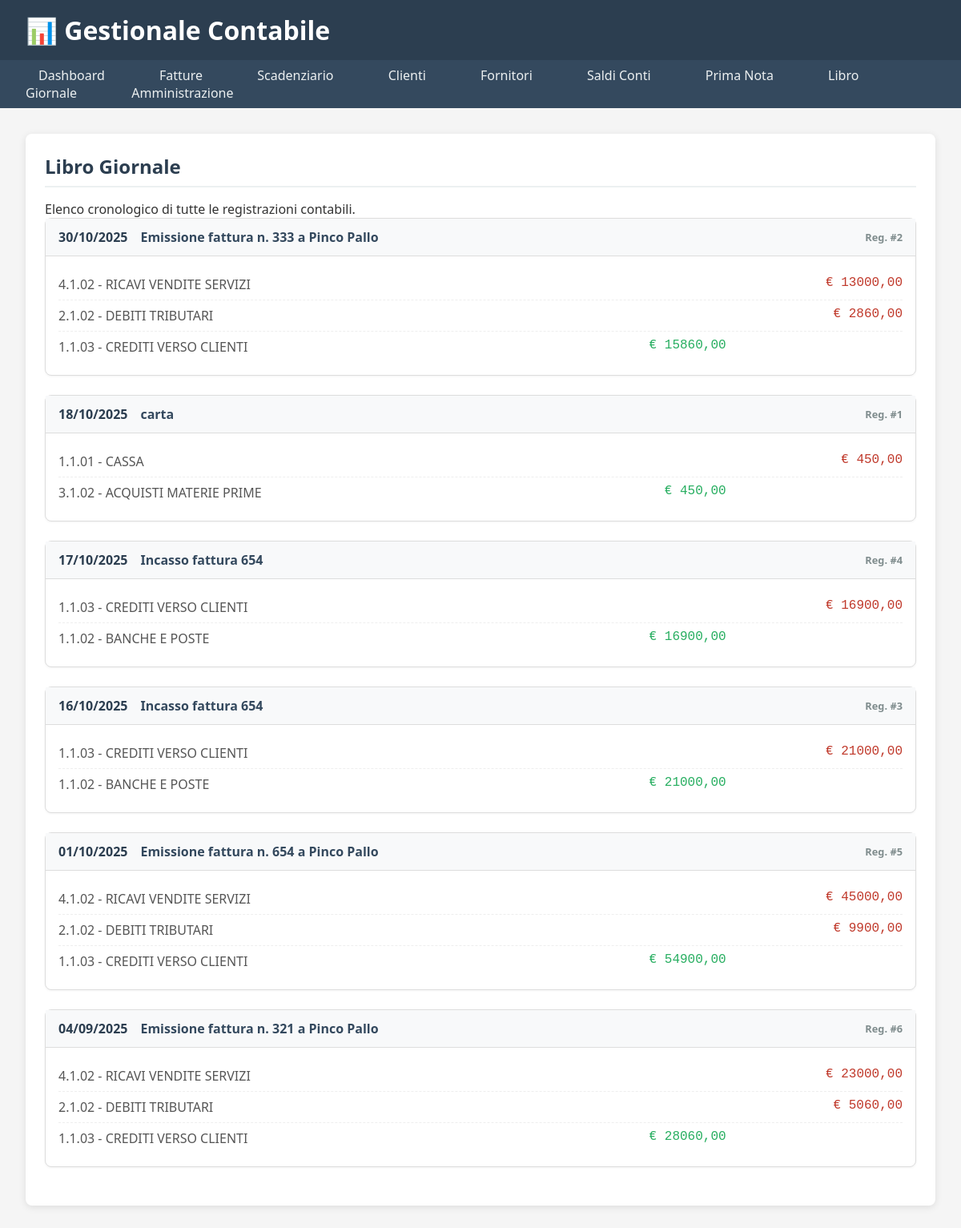
/tesoreria/movimenti/, run on an earlier commit of the app's database.
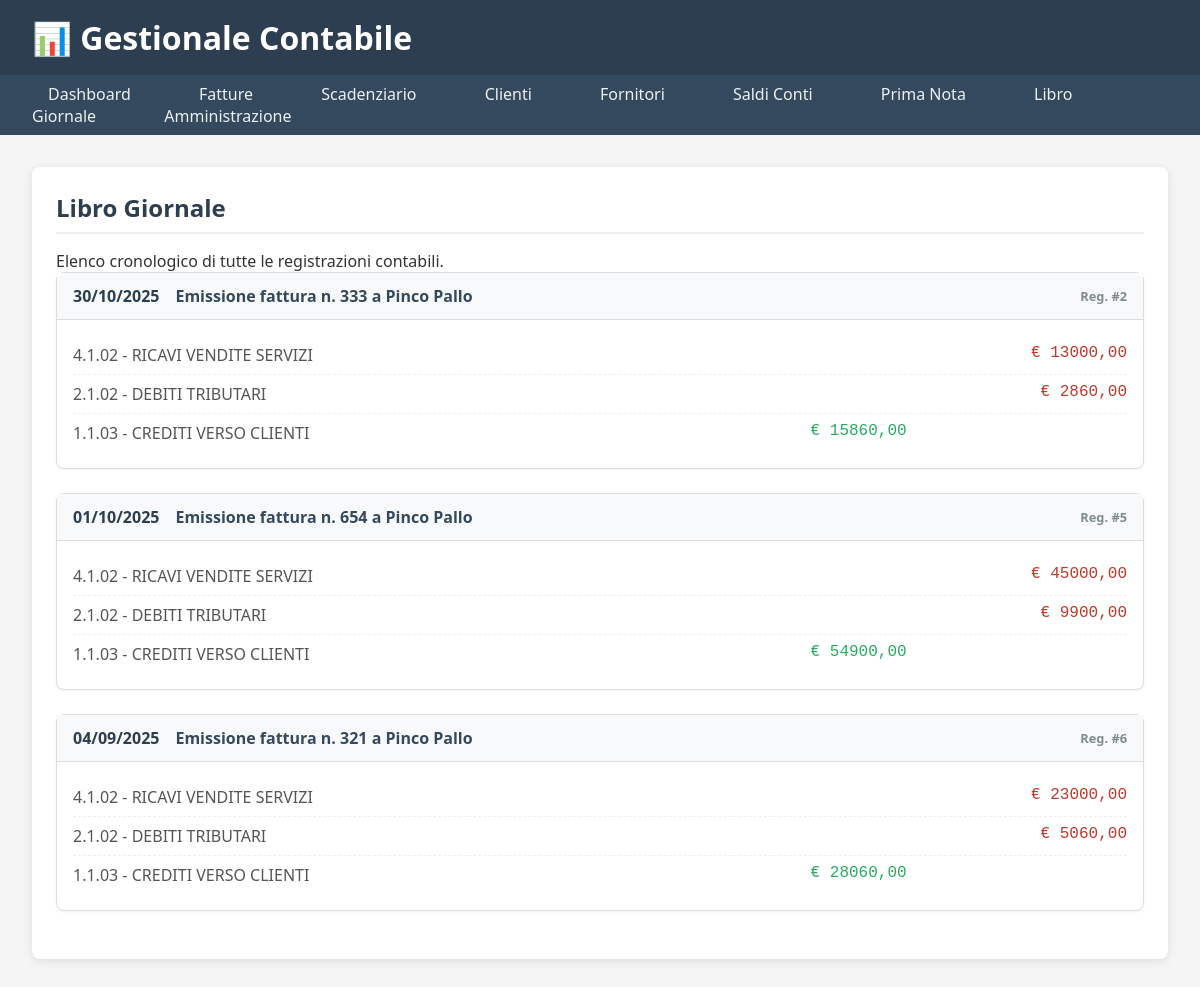
And on a later commit of the database.
### contabilita/models.py (models this page shows, shortened)
class RegistrazioneContabile(models.Model):
    data_registrazione = models.DateField(
        verbose_name="Data Registrazione",
        help_text="Data della operazione contabile"
    )
    descrizione = models.TextField(
        verbose_name="Descrizione Operazione",
        help_text="Descrizione dettagliata dell'operazione"
    )
    METODO_PAGAMENTO = [
        ('bonifico', 'Bonifico Bancario'),
        ('assegno', 'Assegno'),
        ('contanti', 'Contanti'),
        ('altro', 'Altro'),
    ]
    metodo_pagamento = models.CharField(
        max_length=10,
        choices=METODO_PAGAMENTO,
        default='bonifico',
        verbose_name="Metodo di Pagamento"
    )
    riferimento = models.CharField(
        max_length=50,
        blank=True,
        verbose_name="Riferimento Documento",
        help_text="Numero fattura, bolletta, etc."
    )
    STATO_REGISTRAZIONE = [
        ('bozza', 'Bozza'),
        ('registrata', 'Registrata'),
        ('stornata', 'Stornata'),
    ]
    stato = models.CharField(
        max_length=10,
        choices=STATO_REGISTRAZIONE,
        default='bozza',
        verbose_name="Stato Registrazione"
    )
    created_at = models.DateTimeField(auto_now_add=True)
    updated_at = models.DateTimeField(auto_now=True)
    def totale_registrazione(self):
        """Calcola il totale della registrazione (somma dei movimenti in Dare)."""
        return sum(mov.importo for mov in self.movimenti.filter(tipo_movimento='dare'))
    totale_registrazione.short_description = "Totale"
    totale_registrazione.admin_order_field = 'movimenti__importo' # Permette un ordinamento approssimativo
    class Meta:
        verbose_name = "Registrazione Contabile"
        verbose_name_plural = "Registrazioni Contabili"
        ordering = ['-data_registrazione', '-created_at']

class MovimentoContabile(models.Model):
    registrazione = models.ForeignKey(
        RegistrazioneContabile,
        on_delete=models.CASCADE,
        related_name='movimenti',
        verbose_name="Registrazione"
    )
    conto = models.ForeignKey(
        PianoDeiConti,
        on_delete=models.PROTECT,
        verbose_name="Conto",
        help_text="Conto interessato dal movimento"
    )
    conto_tesoreria = models.ForeignKey(
        'tesoreria.ContoBancario',
        on_delete=models.SET_NULL,
        null=True, blank=True,
        verbose_name="Conto Tesoreria Specifico",
        help_text="Il conto di tesoreria specifico (es. Banca Intesa) movimentato."
    )
    TIPO_MOVIMENTO = [
        ('dare', 'Dare'),
        ('avere', 'Avere'),
    ]
    tipo_movimento = models.CharField(
        max_length=5,
        choices=TIPO_MOVIMENTO,
        verbose_name="Tipo Movimento"
    )
    importo = models.DecimalField(
        max_digits=10,
        decimal_places=2,
        verbose_name="Importo",
        validators=[MinValueValidator(Decimal('0.01'))]
    )
    note = models.TextField(
        blank=True,
        verbose_name="Note Movimento",
        help_text="Note specifiche per questo movimento"
    )
    class Meta:
        verbose_name = "Movimento Contabile"
        verbose_name_plural = "Movimenti Contabili"
        ordering = ['registrazione', 'tipo_movimento']

class PianoDeiConti(models.Model):
    CLASSE_CONTO = [
        ('patrimoniale', 'Conto Patrimoniale'),
        ('economico', 'Conto Economico'),
        ('ordine', 'Conto d\'Ordine'),
    ]
    NATURA_CONTO = [
        ('dare', 'Dare (Attivo/Costi)'),
        ('avere', 'Avere (Passivo/Ricavi)'),
    ]
    codice = models.CharField(
        max_length=10,
        unique=True,
        verbose_name="Codice Conto",
        help_text="Codice del conto (es: 1.1.01, 2.2.03)"
    )
    descrizione = models.CharField(
        max_length=200,
        verbose_name="Descrizione Conto",
        help_text="Descrizione completa del conto"
    )
    classe = models.CharField(
        max_length=12,
        choices=CLASSE_CONTO,
        verbose_name="Classe Conto"
    )
    natura = models.CharField(
        max_length=5,
        choices=NATURA_CONTO,
        verbose_name="Natura Conto"
    )
    sottoconto_di = models.ForeignKey(
        'self',
        on_delete=models.CASCADE,
        null=True,
        blank=True,
        related_name='sottoconti',
        verbose_name="Sottoconto di",
        help_text="Conto padre (per gerarchia)"
    )
    attivo = models.BooleanField(
        default=True,
        verbose_name="Conto Attivo",
        help_text="Se deselezionato, il conto non sarà più utilizzabile"
    )
    class Meta:
        verbose_name = "Conto del Piano dei Conti"
        verbose_name_plural = "Piano dei Conti"
        ordering = ['codice']

### tesoreria/views.py (the view)
# urls.py: path('movimenti/', views.lista_movimenti, name='lista_movimenti'),
def lista_movimenti(request):
    registrazioni = RegistrazioneContabile.objects.prefetch_related(
        'movimenti__conto'
    ).order_by('-data_registrazione', '-id')
    context = {
        'registrazioni': registrazioni,
        'titolo_pagina': 'Libro Giornale'
    }
    return render(request, 'tesoreria/lista_movimenti.html', context)

### templates/tesoreria/lista_movimenti.html (shortened to what this page needs)
{% extends "base.html" %} {% block content %}
<div class="section">
  <h2>{{ titolo_pagina }}</h2>
  <p>Elenco cronologico di tutte le registrazioni contabili.</p>
  <div class="libro-giornale">
    {% for reg in registrazioni %}
    <div class="registrazione">
      <div class="registrazione-header">
        <span class="data-reg">{{ reg.data_registrazione|date:"d/m/Y" }}</span>
        <span class="desc-reg">{{ reg.descrizione }}</span>
        <span class="id-reg">Reg. #{{ reg.id }}</span>
      </div>
      <div class="movimenti-container">
        {% for mov in reg.movimenti.all %}
        <div class="movimento-row">
          <div class="conto">
            {{ mov.conto.codice }} - {{ mov.conto.descrizione }}
          </div>
          <div class="importo dare">
            {% if mov.tipo_movimento == 'dare' %}€ {{ mov.importo|floatformat:2 }}{% endif %}
          </div>
          <div class="importo avere">
            {% if mov.tipo_movimento == 'avere' %}€ {{ mov.importo|floatformat:2 }}{% endif %}
          </div>
        </div>
        {% endfor %}
      </div>
    </div>
    {% empty %}
    <p>Nessuna registrazione contabile trovata.</p>
    {% endfor %}
  </div>
</div>
{% endblock %}

What changed in the data, as far as the page shows it:
removed RegistrazioneContabile: data_registrazione "18/10/2025", descrizione "carta", id "1"
removed MovimentoContabile: conto.codice "1.1.01", conto.descrizione "CASSA", importo "450,00", shown under "18/10/2025"
removed MovimentoContabile: conto.codice "3.1.02", conto.descrizione "ACQUISTI MATERIE PRIME", importo "450,00", shown under "18/10/2025"
removed RegistrazioneContabile: data_registrazione "17/10/2025", descrizione "Incasso fattura 654", id "4"
removed MovimentoContabile: conto.codice "1.1.03", conto.descrizione "CREDITI VERSO CLIENTI", importo "16900,00", shown under "17/10/2025"
removed MovimentoContabile: conto.codice "1.1.02", conto.descrizione "BANCHE E POSTE", importo "16900,00", shown under "17/10/2025"
removed RegistrazioneContabile: data_registrazione "16/10/2025", descrizione "Incasso fattura 654", id "3"
removed MovimentoContabile: conto.codice "1.1.03", conto.descrizione "CREDITI VERSO CLIENTI", importo "21000,00", shown under "16/10/2025"
removed MovimentoContabile: conto.codice "1.1.02", conto.descrizione "BANCHE E POSTE", importo "21000,00", shown under "16/10/2025"
